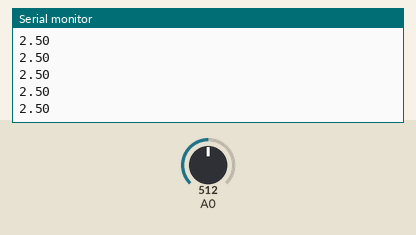
Simulated run of this sketch. Board: Arduino Uno, built with avr-gcc and run on an emulated ATmega328P. Shown: the last lines printed to the serial monitor. The inputs (shaded band) are chosen by the test bench; at power-on: A0 = 512.

Above: at 1.2 s.
1.3 s: A0 set to 716
At 1.31 s:
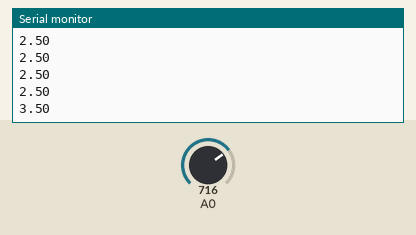
2.8 s: A0 set to 900
At 2.82 s:
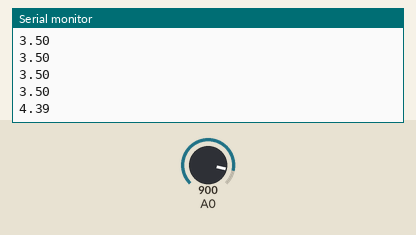
Timing chart, 0 to 5.8 s (numbered marks = the images above; inputs shaded):
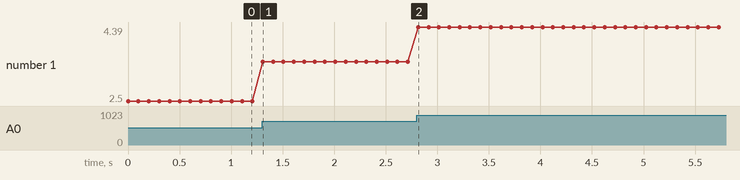

The sketch:

test_dioda.ino
```cpp
//program pembacaan nilai tegangan hasil dari sensor photodioda

void setup(void)
{

 //deklarasi untuk setting komunikasi serial pada baudrate 9600

 Serial.begin(9600);

}

void loop(void)
{

 int pinRead0 = analogRead(A0);
//pembacaan nilai ADC pada pin A0

 float pVolt0 = pinRead0 / 1024.0 * 5.0;    // konversi nilai ADC yang dibaca ke Volt

 Serial.print(pVolt0);    //menulis nilai konversi Volt melalui komunikasi serial

 Serial.println();

 delay(100);
 // menunggu selama 100 mili detik

}
```

Measured:
- after the input at 1.3 s, the serial monitor: prints a new line at once (image 1)
- after the input at 2.8 s, the serial monitor: prints a new line at once (image 2)
- plotted number 1: 2.5 → 3.5 after the input at 1.3 s, 3.5 → 4.39 after the input at 2.8 s
